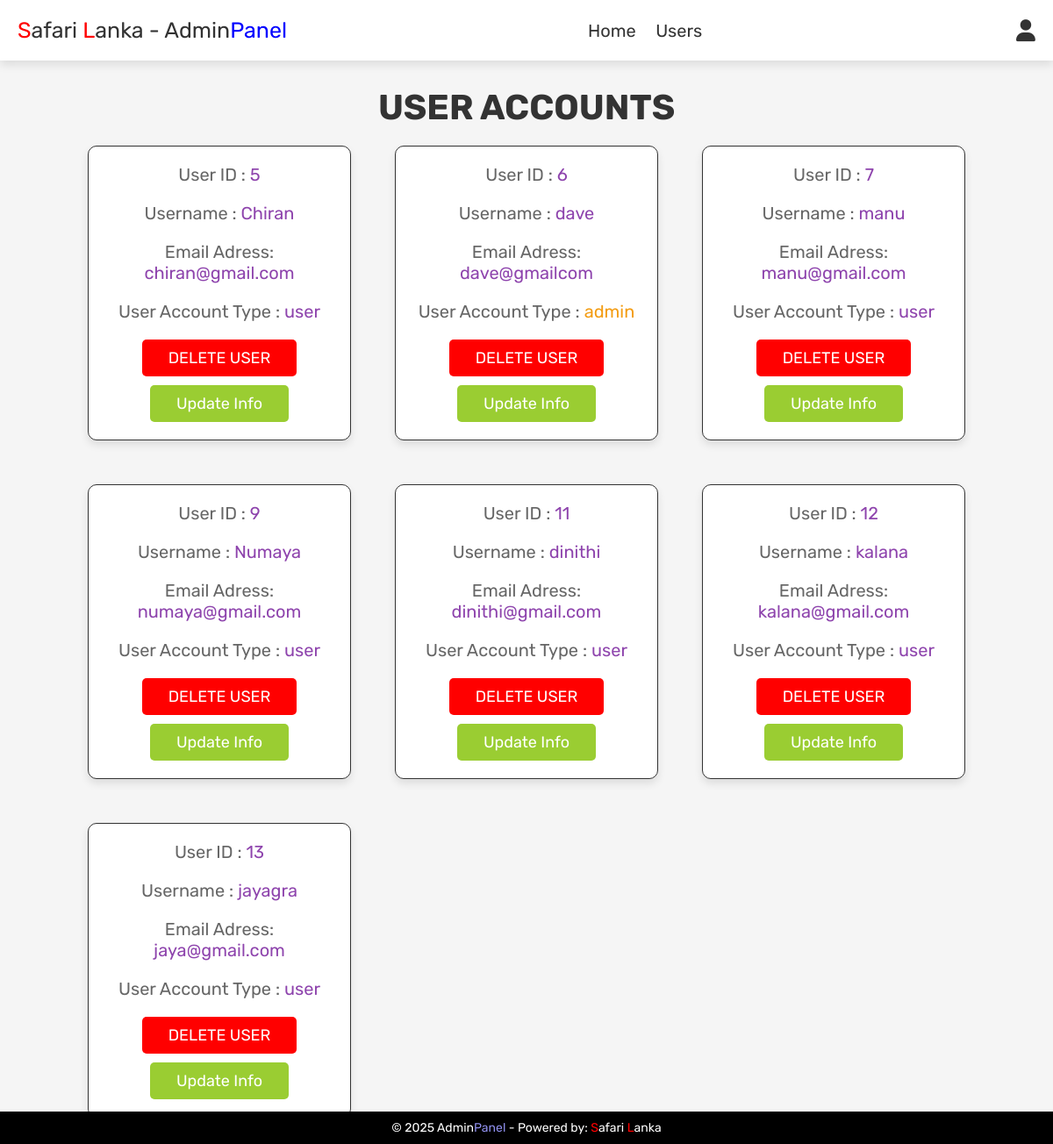
Screenshot of /admin_users.php (signed in) with the database file from the repository.
### tables this page shows
CREATE TABLE `users` (
  `id` int(100) NOT NULL,
  `name` varchar(100) NOT NULL,
  `email` varchar(100) NOT NULL,
  `password` varchar(100) NOT NULL,
  `user_type` varchar(20) NOT NULL DEFAULT 'user'
);

### admin_users.php (the view, shortened to what this page needs)
<?php
include 'config.php';
?>
<!DOCTYPE html>
<html lang="en">
<head>
   <link rel="stylesheet" href="https://cdnjs.cloudflare.com/ajax/libs/font-awesome/6.0.0/css/all.min.css">
   <link rel="stylesheet" href="css/admin_style.css">
</head>
<body>
<?php include 'admin_header.php'; ?>
<section class="users">
   <h1 class="title"> user accounts </h1>
   <div class="box-container">
      <?php
         $select_users = mysqli_query($conn, "SELECT * FROM `users`") or die('query failed');
         while($fetch_users = mysqli_fetch_assoc($select_users)){
      ?>
      <div class="box">
         <p> User ID : <span><?php echo $fetch_users['id']; ?></span> </p>
         <p> Username : <span><?php echo $fetch_users['name']; ?></span> </p>
         <p> Email Adress: <span><?php echo $fetch_users['email']; ?></span> </p>
         <p> User Account Type : <span style="color:<?php if($fetch_users['user_type'] == 'admin'){ echo 'var(--orange)'; } ?>"><?php echo $fetch_users['user_type']; ?></span> </p>
         <a href="admin_users.php?delete=<?php echo $fetch_users['id']; ?>" onclick="return confirm('delete this user?');" class="delete-btn">DELETE USER</a>
         <a href="update_user.php?user_id=<?php echo $fetch_users['id']; ?>" class="update-btn">Update Info</a>
      </div>
      <?php
         };
      ?>
   </div>
</section>
<?php include 'admin_footer.php'; ?>
</body>
</html>

### admin_header.php (shortened to what this page needs)
<header class="header">
   <div class="flex">
      <a href="admin_page.php" class="logo"><span1>S</span1>afari <span1>L</span1>anka - Admin<span>Panel</span></a>
      <nav class="navbar">
         <a href="admin_page.php">Home</a>
         <a href="admin_users.php">Users</a>
      </nav>
      <div class="icons">
         <div id="user-btn" class="fas fa-user"></div>
      </div>
   </div>
</header>

### admin_footer.php (shortened to what this page needs)
<link rel="stylesheet" href="css/admin_style.css">
<footer class="footer">
    <div class="container">
        <p>&copy; <?php echo date('Y'); ?> Admin<span>Panel</span> - Powered by: <span1>S</span1>afari <span1>L</span1>anka</p>
    </div>
</footer>

### css/admin_style.css (style rules this page uses)
:root { --purple:#8e44ad; --red:rgb(255, 0, 0); --orange:#f39c12; --black:#333; --white:#fff; --light-color:#666; --light-white:#ccc; --light-bg:#f5f5f5; --border:.1rem solid var(--black); --box-shadow:0 .5rem 1rem rgba(0,0,0,.1); }
* { font-family: 'Rubik', sans-serif; margin:0; padding:0; box-sizing: border-box; outline: none; border:none; text-decoration: none; transition:all .2s linear; }
html { font-size: 62.5%; overflow-x: hidden; }
body { background-color: var(--light-bg); }
section { padding:3rem 2rem; }
.title { text-align: center; margin-bottom: 2rem; text-transform: uppercase; color:var(--black); font-size: 4rem; }
.btn, .option-btn, .delete-btn, .white-btn, .update-btn { display: inline-block; margin-top: 1rem; padding:1rem 3rem; cursor: pointer; color:var(--white); font-size: 1.8rem; border-radius: .5rem; text-transform: capitalize; }
.delete-btn { background-color: var(--red); }
.update-btn { background-color: yellowgreen; }
.header { position: sticky; top:0; left:0; right:0; z-index: 1000; background-color: var(--white); box-shadow: var(--box-shadow); }
.header .flex { display: flex; align-items: center; padding:2rem; justify-content: space-between; position: relative; max-width: 1200px; margin:0 auto; }
.header .flex .logo { font-size: 2.5rem; color:var(--black); }
.header .flex .logo span { color:blue; }
.header .flex .logo span1 { color: red; }
.header .flex .navbar a { margin:0 1rem; font-size: 2rem; color:var(--black); }
.header .flex .icons div { margin-left: 1.5rem; font-size: 2.5rem; cursor: pointer; color:var(--black); }
.users .box-container { display: grid; grid-template-columns: repeat(auto-fit, 30rem); justify-content: center; gap:5rem; max-width: 1200px; margin:0 auto; align-items: flex-start; }
.users .box-container .box { background-color: var(--white); padding:2rem; border:var(--border); box-shadow: var(--box-shadow); border-radius: 1rem; text-align: center; }
.users .box-container .box p { padding-bottom: 2rem; font-size: 2rem; color:var(--light-color); }
.users .box-container .box p span { color:var(--purple); }
.users .box-container .box .delete-btn { margin-top: 0; }
.users .box-container .box .update-btn { margin-top: 1rem; }
.footer { background-color:black; color: var(--white); padding: 10px 0; text-align: center; position: fixed; left: 0; bottom: 0; width: 100%; }
.footer span { color: rgb(144, 144, 238) }
.footer span1 { color: red; }
.footer p { margin: 0; font-size: 1.4rem; }
.container { max-width: 1200px; margin: 0 auto; padding: 0 20px; }

### rows the page displays
users: id "5", name "Chiran", email "chiran@gmail.com", user_type "user"
users: id "6", name "dave", email "dave@gmailcom", user_type "admin"
users: id "7", name "manu", email "manu@gmail.com", user_type "user"
users: id "9", name "Numaya", email "numaya@gmail.com", user_type "user"
users: id "11", name "dinithi", email "dinithi@gmail.com", user_type "user"
users: id "12", name "kalana", email "kalana@gmail.com", user_type "user"
users: id "13", name "jayagra", email "jaya@gmail.com", user_type "user"
